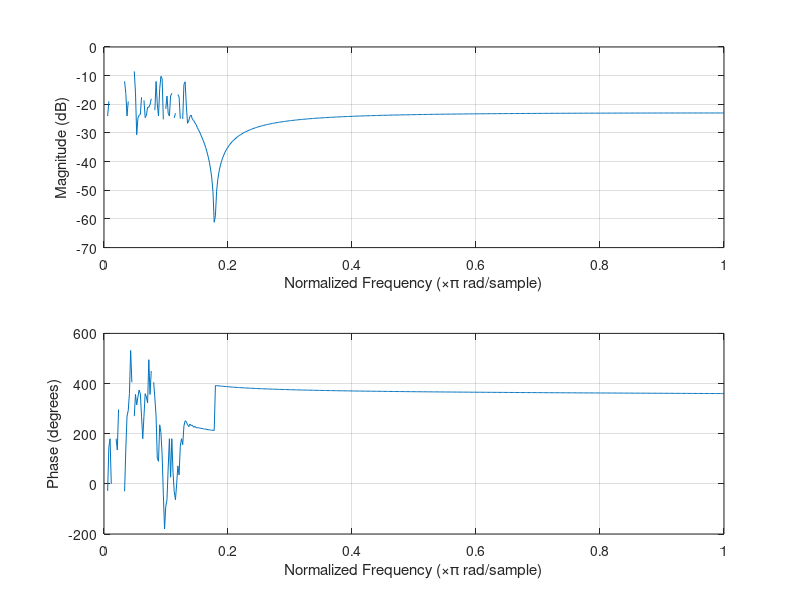

This chart was generated by the following MATLAB code: (Note: this script raises an error after producing the figure.)
n=10;
Rp=0.4;
Rs=23;
fs=8000;
corner_f=[180 450]/(fs/2);
[b,a]=ellip(n,Rp,Rs,corner_f);
freqz(b,a);
fid=fopen('../RTDSPlab/lab5/fir_coef.txt','w');
fprintf(fid,'double b[]={');
fprintf(fid,'%.10e,\t',b);
fprintf(fid,'};\n');
fprintf(fid,'double a[]={');
fprintf(fid,'%.10e,\t',a);
fprintf(fid,'};\n');
fprintf(fid,'#define N %d',length(a)-1);
fclose(fid);
figure;
zplane(b, a);
